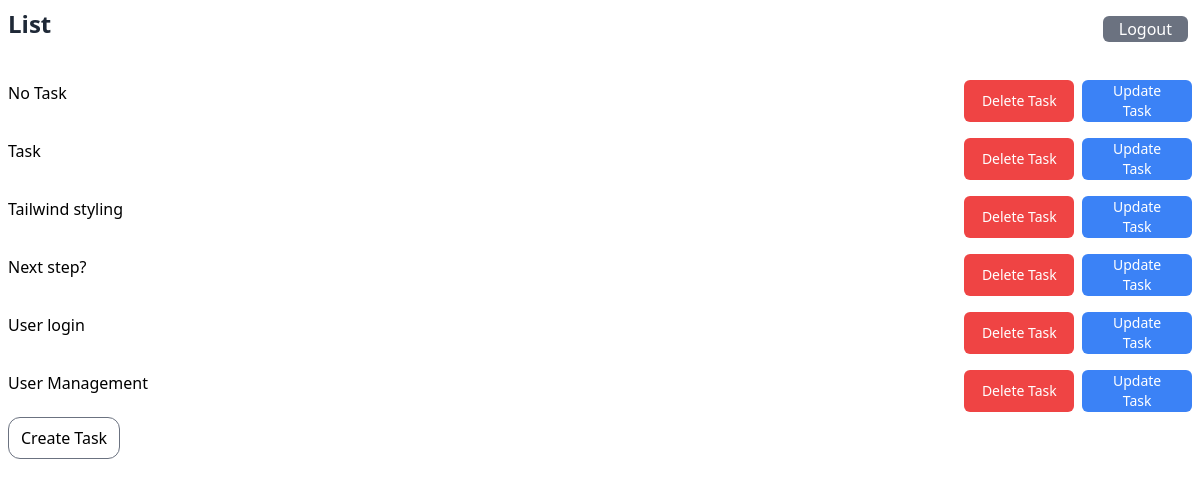
The app's page /tasks/ (signed in), older data.
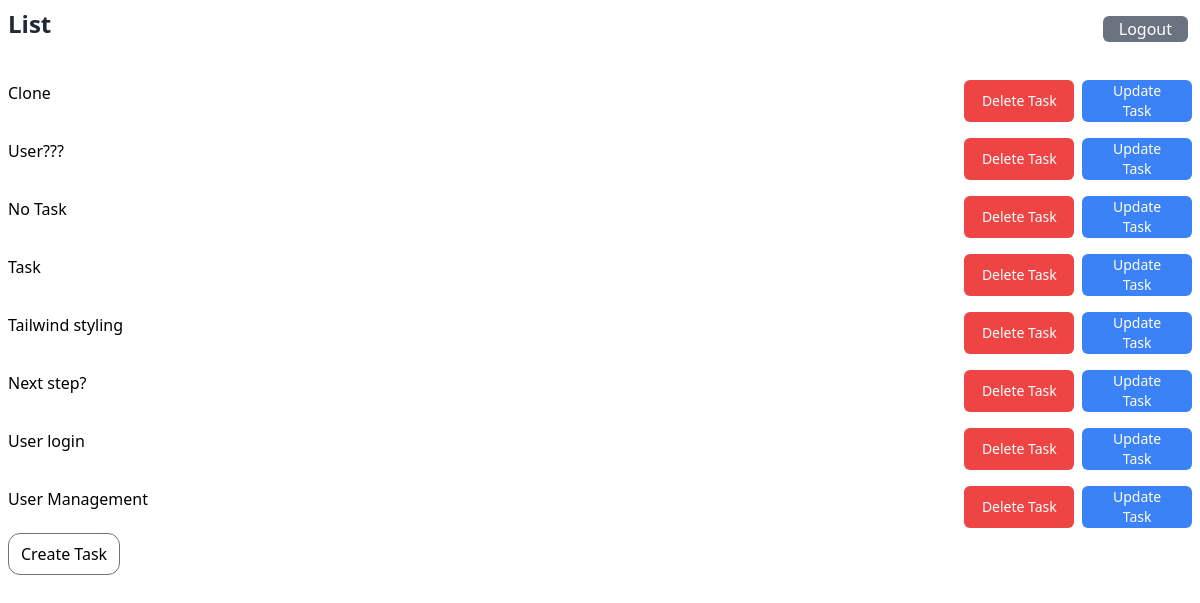
The same page, newer data.
### tasks/models.py (models this page shows, shortened)
class Task(models.Model):
    PRIORITY_CHOICES = [
        ('LOW', 'Low'),
        ('MEDIUM', 'Medium'),
        ('HIGH', 'High')
    ]
    STATUS_CHOICES = [
        ('To Do', 'TODO'),
        ('In Progress', 'IN_PROGRESS'),
        ('Completed', 'COMPLETED')
    ]
    title = models.CharField(max_length=200)
    description = models.TextField(blank=True)
    created_at = models.DateTimeField(auto_now_add=True)
    updated_at = models.DateTimeField(auto_now=True)
    due_date = models.DateTimeField(null=True, blank=True)
    priority = models.CharField(
            max_length=10,
            choices=PRIORITY_CHOICES,
            default='MEDIUM'
        )
    status = models.CharField(
            max_length=20,
            choices=STATUS_CHOICES,
            default='TODO'
        )
    user = models.ForeignKey(
            settings.AUTH_USER_MODEL,
            on_delete=models.CASCADE,
            related_name='tasks'
        )
    class Meta:
      ordering = ['-created_at']

### tasks/views.py (the view)
# urls.py: path('tasks/', views.list_tasks, name='list-tasks'),
@login_required(login_url="/users/login/")
def list_tasks(request):
     tasks = get_list_or_404(Task, user=request.user)
     return render(request, "tasks/list_tasks.html", { "tasks": tasks })

### tasks/templates/tasks/list_tasks.html (shortened to what this page needs)
{% extends '../base.html' %}
{% block header %}List{% endblock %}
{% block content %}
<div class="my-[5px] bg-red">
{% for task in tasks %}
	<div class="flex justify-between items-center">
	  <div><a href="{% url 'tasks:task-detail' task.pk %}" >{{ task.title }}</a>
	  </div>
	  <div class="flex gap-2">
	  <button type="submit" class="w-full bg-red-500 hover:bg-blue-600 text-white font-medium py-[1px] px-4 rounded-md transition-colors duration-300 mt-4">
	    <a href="{% url 'tasks:delete-task' task.pk %} "class="text-sm">Delete Task</a>
	  </button>
	  <button type="submit" class="w-full bg-blue-500 hover:bg-blue-600 text-white font-medium py-[1px] px-4 rounded-md transition-colors duration-300 mt-4">
	    <a href="{% url 'tasks:update-task' task.pk %} "class="text-sm">Update Task</a>
	  </button>
	  </div>
	</div>
{% endfor %}
</div>
<a href="{% url 'tasks:create-task' %}" class="my-[5px]">
  <button type="text" class="rounded-xl">Create Task</button>
</a>
{% endblock %}

Row changes from the older to the newer data that the page shows:
added Task: title "Clone"
added Task: title "User???"
